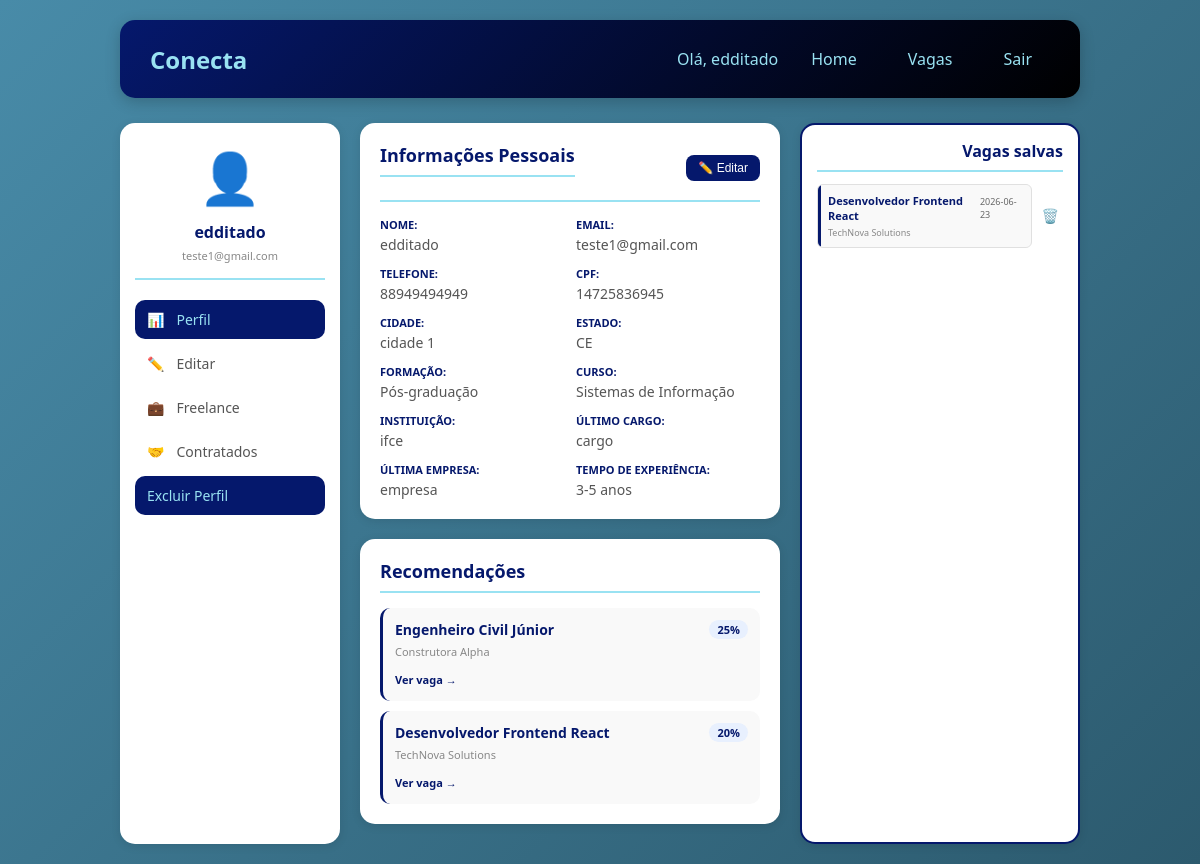
Screenshot of /home (signed in) with the database file from the repository.
### tables this page shows
CREATE TABLE funcionarios (
        id_funcionario INTEGER PRIMARY KEY AUTOINCREMENT, 
        nome TEXT,
        email TEXT,
        senha TEXT,
        telefone TEXT,
        cpf TEXT NOT NULL UNIQUE    
    );

CREATE TABLE respostas_questionario (
        id_resposta INTEGER PRIMARY KEY AUTOINCREMENT,
        id_funcionario INTEGER,
        cidade TEXT,
        estado TEXT,
        formacao TEXT, 
        curso TEXT,
        instituicao TEXT, 
        ano_conclusao INTEGER,
        ultimo_cargo TEXT,
        ultima_empresa TEXT,
        tempo_experiencia TEXT, 
        data_preenchimento TIMESTAMP DEFAULT CURRENT_TIMESTAMP,
        FOREIGN KEY (id_funcionario) REFERENCES funcionarios (id_funcionario) ON DELETE CASCADE
    );

CREATE TABLE vagas (
        id_vaga INTEGER PRIMARY KEY AUTOINCREMENT,
        titulo TEXT,
        descricao TEXT,
        salario REAL,
        cidade TEXT,
        regime TEXT,
        status TEXT DEFAULT 'ativa',
        data_publicacao TIMESTAMP DEFAULT CURRENT_TIMESTAMP,
        id_empresa INTEGER ,
        FOREIGN KEY (id_empresa) REFERENCES empresas (id_empresa)
    );

CREATE TABLE empresas (
        id_empresa INTEGER PRIMARY KEY AUTOINCREMENT, 
        nome TEXT,
        endereco TEXT,
        email TEXT,
        senha TEXT,
        telefone TEXT,
        cnpj TEXT NOT NULL UNIQUE
    );

CREATE TABLE candidaturas (
        id_candidatura INTEGER PRIMARY KEY AUTOINCREMENT,
        id_funcionario INTEGER,
        id_vaga INTEGER,
        data_candidatura TIMESTAMP DEFAULT CURRENT_TIMESTAMP,
        status TEXT DEFAULT 'pendente',
        FOREIGN KEY (id_funcionario) REFERENCES funcionarios (id_funcionario) ON DELETE CASCADE,
        FOREIGN KEY (id_vaga) REFERENCES vagas (id_vaga) ON DELETE CASCADE,
        UNIQUE(id_funcionario, id_vaga)
    );

### routes/home.py (the view, shortened to what this page needs)
@bp_home.route('/home')
def home_pag():
    if 'usuario_id' not in session:
        return redirect('/')
    tipo = session.get('tipo')
    id_usuario = session.get('usuario_id')
    if tipo == 'funcionario':
        candidaturas = CandidaturaCRUD.listar_candidaturas_funcionario(id_usuario)
        vagas_recomendadas = Match.melhores_vagas(id_usuario, limite=5)
        funcionario = FuncionarioCRUD.buscar_por_id(id_usuario)
        questionario = QuestionarioCRUD.buscar_por_funcionario(id_usuario)
        competencias_usuario = Competencia.listar_do_funcionario(id_usuario)
        todas_competencias = Competencia.listar_todas()
        contratacoes = Contratacao.listar_contratacao(id_usuario)
        meus_freelances = Freelancer.listar_por_funcionario(id_usuario)
        if funcionario:
            session['usuario_nome'] = funcionario.get('nome')
        return render_template('home/home_func.html', nome=session.get('usuario_nome'), tipo=tipo,
                             candidaturas=candidaturas,vagas_recomendadas=vagas_recomendadas,
                             funcionario=funcionario,questionario=questionario,
                             competencias_usuario=competencias_usuario,todas_competencias=todas_competencias,
                             contratacoes=contratacoes,meus_freelances=meus_freelances)
    return redirect('/')

### CRUDs/candidatura.py (called while the page is built)
    @staticmethod
    def listar_candidaturas_funcionario(id_funcionario):
        conn = get_connection()
        try:
            cursor = conn.cursor()
            cursor.execute('''
                SELECT c.*, v.titulo, v.descricao, v.salario, e.nome as empresa_nome,
                       c.data_candidatura
                FROM candidaturas c
                JOIN vagas v ON c.id_vaga = v.id_vaga
                JOIN empresas e ON v.id_empresa = e.id_empresa
                WHERE c.id_funcionario = ?
                ORDER BY c.data_candidatura DESC
            ''', (id_funcionario,))
            return cursor.fetchall()
        finally:
            conn.close()

    @staticmethod
    def calcular(id_funcionario, id_vaga):
        conn = get_connection()
        try:
            cursor = conn.cursor()
            cursor.execute('SELECT COUNT(*) as total FROM vaga_competencias WHERE id_vaga = ?', (id_vaga,))
            total_vaga = cursor.fetchone()['total']
            if total_vaga == 0:
                return 0
            cursor.execute('''
                SELECT COUNT(*) as match
                FROM funcionario_competencias
                WHERE id_funcionario = ?
                AND id_competencia IN (SELECT id_competencia FROM vaga_competencias WHERE id_vaga = ?)
            ''', (id_funcionario, id_vaga))
            match_comp = cursor.fetchone()['match']
            percent_comp = (match_comp / total_vaga) * 100  #
            return round(percent_comp)
        finally:
            conn.close()

    @staticmethod
    def listar_melhores(id_funcionario, limite=20):
        conn = get_connection()
        try:
            cursor = conn.cursor()
            cursor.execute('''
                SELECT v.*, e.nome as empresa_nome
                FROM vagas v
                JOIN empresas e ON v.id_empresa = e.id_empresa
                ORDER BY v.id_vaga DESC
            ''')
            vagas = cursor.fetchall()
            resultado = []
            for vaga in vagas:
                match = MatchCRUD.calcular(id_funcionario, vaga['id_vaga'])
                if match > 0:
                    vaga_dict = dict(vaga)
                    vaga_dict['match_percent'] = match
                    resultado.append(vaga_dict)
            resultado.sort(key=lambda x: x['match_percent'], reverse=True)
            return resultado[:limite]
        finally:
            conn.close()

### templates/home/home_func.html (shortened to what this page needs)
{% extends "menu.html" %}
{% from "macros/dropdowns.html" import select_estado, select_formacao, select_experiencia %}
{% block content %}
<div class="dashboard-container">
    <div class="sidebar">
        <div class="perfil-resumo">
            <div class="avatar">👤</div>
            <h3>{{ session.usuario_nome }}</h3>
            <p>{{ funcionario.email if funcionario else 'usuario@email.com' }}</p>
        </div>
        <nav class="menu-lateral">
    <a href="#" class="menu-item active" onclick="mostrarSecao('perfil'); return false;">
        <span class="icone">📊</span> Perfil
    </a>
    <a href="#" class="menu-item" onclick="mostrarSecao('editar'); return false;">
        <span class="icone">✏️</span> Editar
    </a>
    <a href="#" class="menu-item" onclick="mostrarSecao('freelance'); return false;">
        <span class="icone">💼</span> Freelance
    </a>
    <a href="#" class="menu-item" onclick="mostrarSecao('contratados'); return false;">
        <span class="icone">🤝</span> Contratados
    </a>
    <a href="#" class="menu-item excluir-perfil" onclick="confirmarExcluirPerfil(); return false;">
        Excluir Perfil
    </a>
</nav>
    </div>
    <div class="conteudo-central">
        <div id="secao-perfil" class="secao-info">
            <div class="info-usuario">
                <div class="section-header">
                    <h2>Informações Pessoais</h2>
                    <button class="btn-editar" onclick="ativarEdicao()">✏️ Editar</button>
                </div>
                <div id="view-mode">
                    <div class="campos-info">
                        {% for label, id, value in campos %}
                        <div class="campo">
                            <label>{{ label }}:</label>
                            <span id="view-{{ id }}">{{ value }}</span>
                        </div>
                        {% endfor %}
                    </div>
                </div>
            </div>
        </div>
        <div class="recomendacoes-section">
            <h2>Recomendações</h2>
            <div class="recomendacoes-lista">
                {% if vagas_recomendadas %}
                    {% for vaga in vagas_recomendadas[:3] %}
                    <div class="recomendacao-card">
                        <div class="recomendacao-header">
                            <span class="recomendacao-titulo">{{ vaga.titulo }}</span>
                            <span class="match-badge">{{ vaga.match_percent }}%</span>
                        </div>
                        <div class="recomendacao-empresa">{{ vaga.empresa_nome }}</div>
                        <a href="{{ url_for('candidatar_se.detalhe_vaga', id_vaga=vaga.id_vaga) }}" class="btn-ver-recomendacao">Ver vaga →</a>
                    </div>
                    {% endfor %}
                {% else %}
                    <p class="sem-dados">Nenhuma recomendação no momento.</p>
                {% endif %}
            </div>
        </div>
    </div>
    <div class="vagas-salvas-container">
        <h2 class="titulo-direita">Vagas salvas</h2>
        {% if candidaturas %}
        <div class="candidaturas-scroll">
            <div class="candidaturas-lista">
                {% for c in candidaturas %}
                <div class="candidatura-wrapper">
                    <a href="{{ url_for('candidatar_se.detalhe_vaga', id_vaga=c.id_vaga) }}" class="candidatura-link">
                        <div class="candidatura-card">
                            <div class="candidatura-header">
                                <span class="cargo">{{ c.titulo }}</span>
                                <span class="data">{{ c.data_candidatura[:10] if c.data_candidatura else 'Data' }}</span>
                            </div>
                            <div class="empresa">{{ c.empresa_nome }}</div>
                        </div>
                    </a>
                    <button class="btn-deletar" onclick="deletarCandidatura('{{ c.id_candidatura }}')" title="Cancelar candidatura">🗑️</button>
                </div>
                {% endfor %}
            </div>
        </div>
        {% else %}
        <div class="sem-candidaturas"><p>Nenhuma vaga salva ainda.</p></div>
        {% endif %}
    </div>
</div>
{% endblock %}

### templates/menu.html (shortened to what this page needs)
<!DOCTYPE html>
<html lang="pt-br">
<head>
    <link rel="stylesheet" href="{{ url_for('static', filename='css/home/homef.css') }}">
</head>
<body>
    <div class="container">
        <div class="header">
            <div class="logo">Conecta</div>
            <div class="user-info">
                <span>Olá, {{ session.usuario_nome }}</span>
                <a href="/home" class="btn-back">Home</a>
                <a href="/vagas" class="btn-back">Vagas</a>
                <a href="/logout" class="btn-logout">Sair</a>
            </div>
        </div>
        <div class="content">
            {% block content %}
            {% endblock %}
        </div>
    </div>
</body>
</html>

### rows the page displays
funcionarios: usuario_nome "edditado", email "teste1@gmail.com", label "NOME", nome "edditado", label "EMAIL", label "TELEFONE", telefone "88949494949", label "CPF", cpf "14725836945"
respostas_questionario: label "CIDADE", cidade "cidade 1", label "ESTADO", estado "CE", label "FORMAÇÃO", formacao "Pós-graduação", label "CURSO", curso "Sistemas de Informação", label "INSTITUIÇÃO", instituicao "ifce", label "ÚLTIMO CARGO", ultimo_cargo "cargo", label "ÚLTIMA EMPRESA", ultima_empresa "empresa", label "TEMPO DE EXPERIÊNCIA", tempo_experiencia "3-5 anos"
vagas: titulo "Engenheiro Civil Júnior", match_percent "25", empresa_nome "Construtora Alpha"
vagas: titulo "Desenvolvedor Frontend React", match_percent "20", empresa_nome "TechNova Solutions"
candidaturas: titulo "Desenvolvedor Frontend React", data_candidatura "2026-06-23", empresa_nome "TechNova Solutions"
